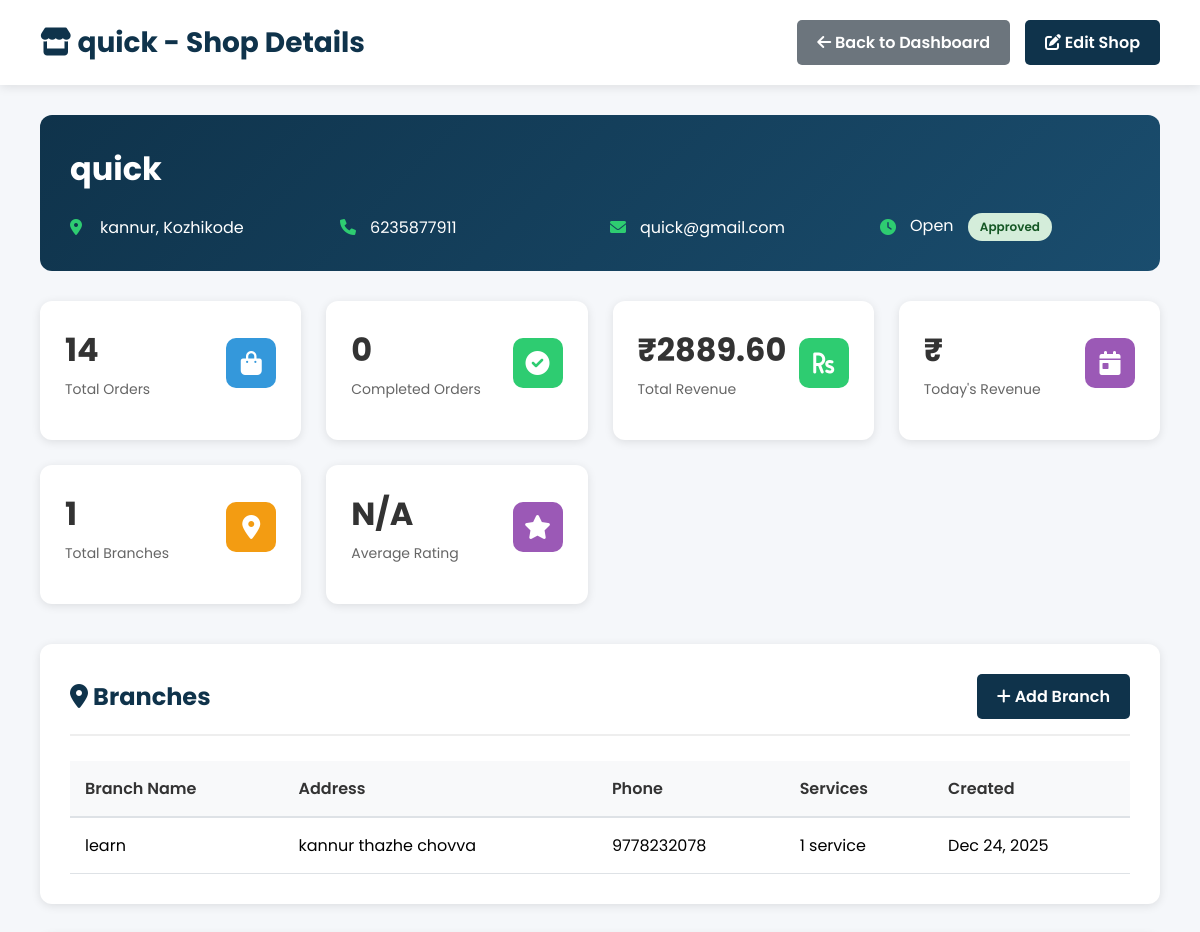
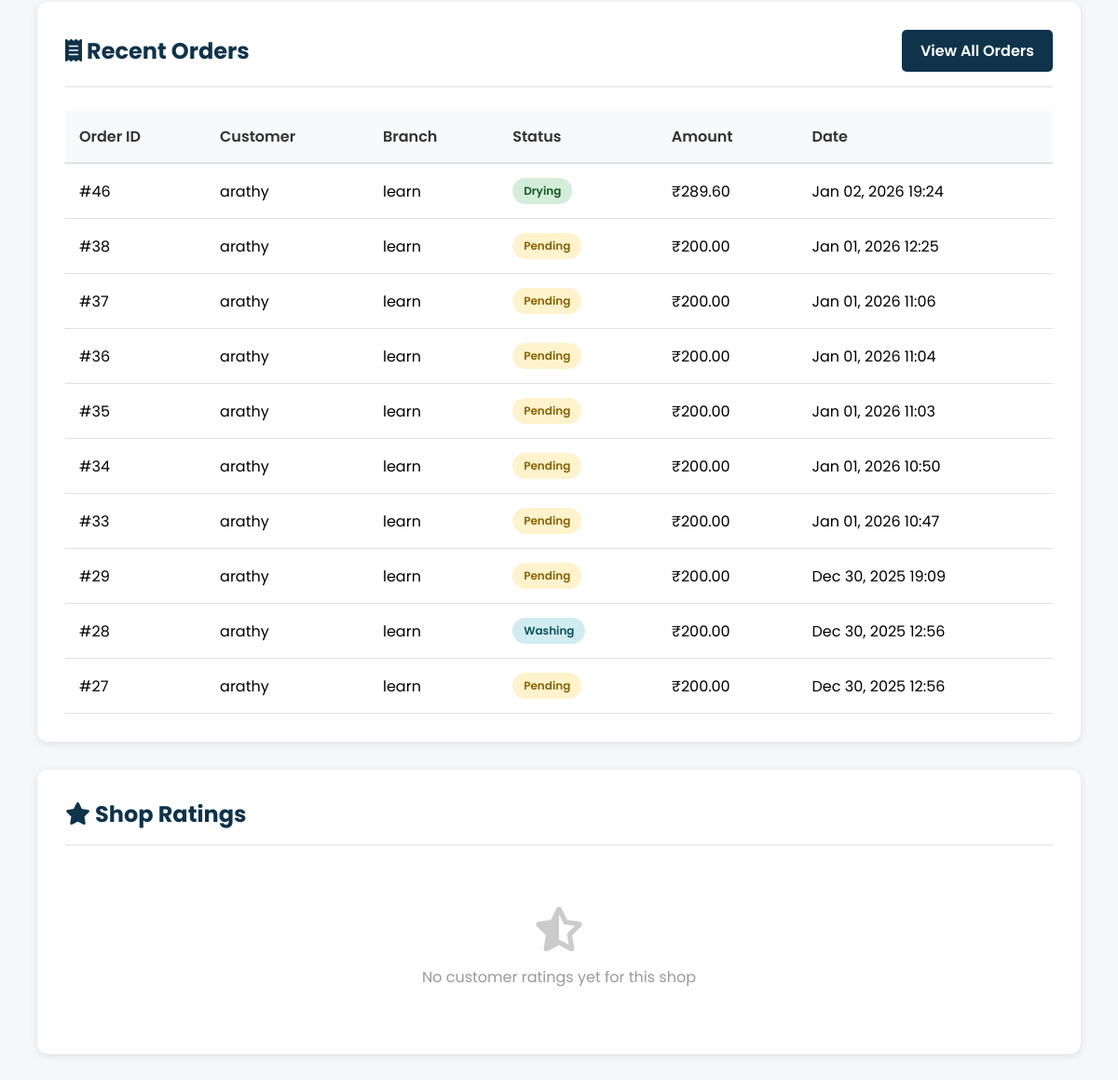
The app's page /admin-panel/shop/4/ (signed in), older data (2 pictures, top to bottom).
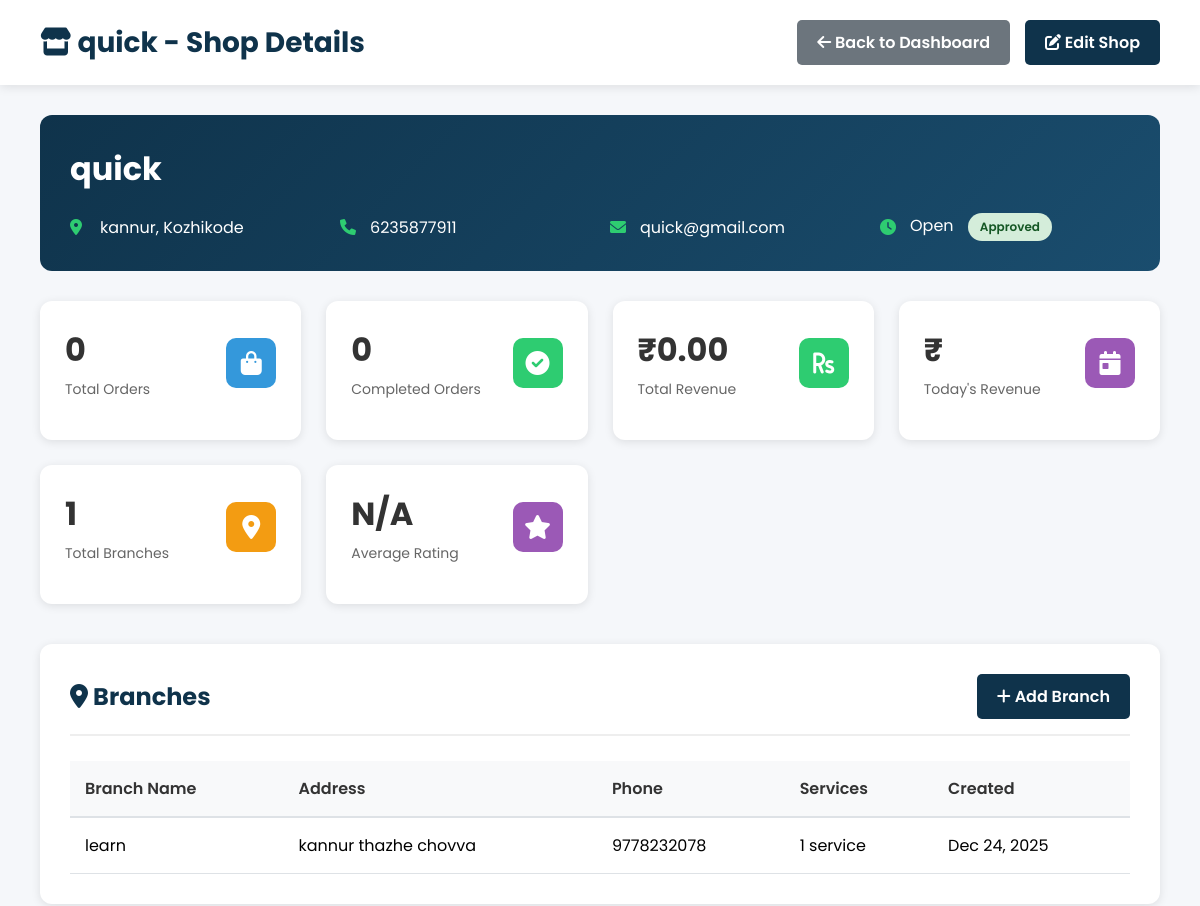
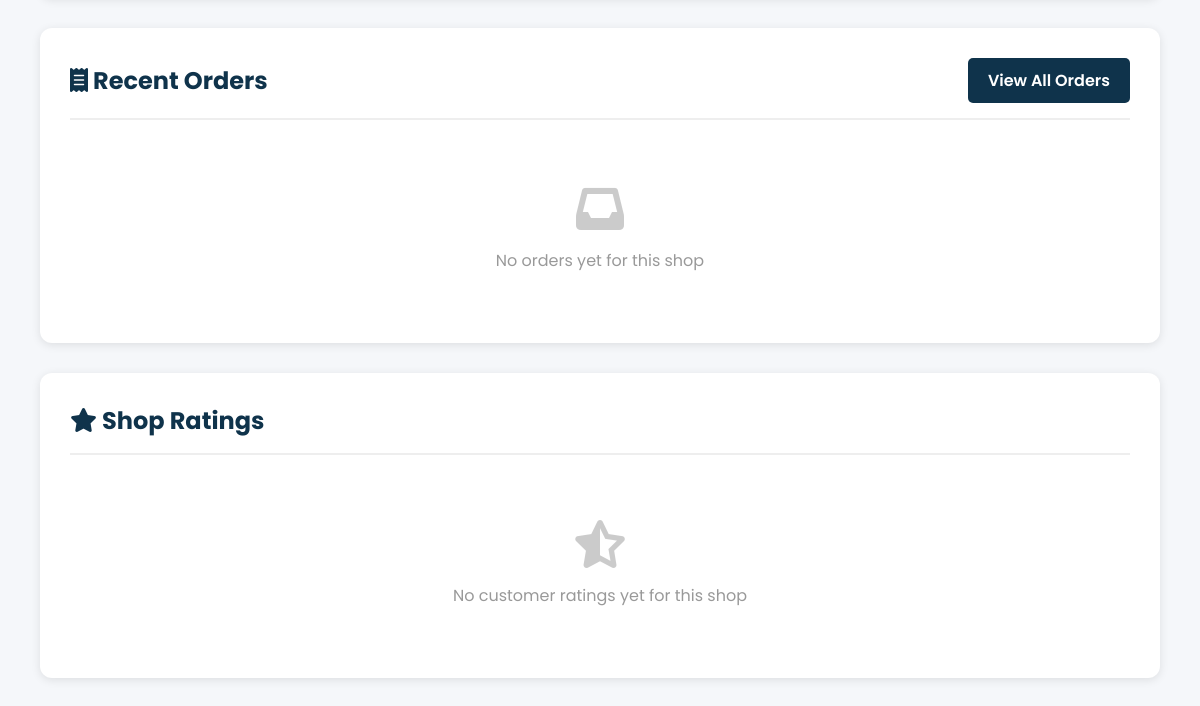
The same page, newer data (2 pictures, top to bottom).
### shop/models.py (models this page shows, shortened)
class Branch(models.Model):
    shop = models.ForeignKey(LaundryShop, on_delete=models.CASCADE, related_name='branches')
    name = models.CharField(max_length=100)
    address = models.TextField()
    phone = models.CharField(max_length=15, blank=True)
    created_at = models.DateTimeField(default=timezone.now)
    class Meta:
        unique_together = ('shop', 'name')

class Order(models.Model):
    STATUS_CHOICES = [
        ('Pending', 'Pending'),
        ('Pickup', 'Pickup'),
        ('Washing', 'Washing'),
        ('Drying', 'Drying'),
        ('Ironing', 'Ironing'),
        ('Ready', 'Ready for Pickup'),
        ('Completed', 'Completed'),
    ]
    PAYMENT_CHOICES = [
        ('Pending', 'Pending'),
        ('Completed', 'Completed'),
    ]
    user = models.ForeignKey(User, on_delete=models.CASCADE)
    shop = models.ForeignKey(LaundryShop, on_delete=models.CASCADE)
    branch = models.ForeignKey(Branch, on_delete=models.CASCADE, blank=True, null=True)
    base_amount = models.DecimalField(max_digits=10, decimal_places=2, default=0)
    platform_fee = models.DecimalField(max_digits=10, decimal_places=2, default=0)
    delivery_fee = models.DecimalField(max_digits=10, decimal_places=2, default=0)
    gst_amount = models.DecimalField(max_digits=10, decimal_places=2, default=0)
    amount = models.DecimalField(
        max_digits=10,
        decimal_places=2,
        help_text="Final payable amount (base + fees + GST)"
    )
    cloth_status = models.CharField(
        max_length=20,
        choices=STATUS_CHOICES,
        default='Pending'
    )
    payment_status = models.CharField(
        max_length=20,
        choices=PAYMENT_CHOICES,
        default='Pending'
    )
    pickup_date = models.DateTimeField(blank=True, null=True)
    delivery_date = models.DateTimeField(blank=True, null=True)
    delivery_name = models.CharField(max_length=100, blank=True)
    delivery_address = models.TextField(blank=True)
    delivery_phone = models.CharField(max_length=15, blank=True)
    special_instructions = models.TextField(blank=True)
    created_at = models.DateTimeField(default=timezone.now)
    delay_notified = models.BooleanField(default=False)
    thank_you_sent = models.BooleanField(default=False)
    razorpay_payment_id = models.CharField(max_length=100, blank=True, null=True)
    razorpay_order_id = models.CharField(max_length=100, blank=True, null=True)

### shop/views.py (the view)
# urls.py: path("admin-panel/shop/<int:shop_id>/", views.admin_shop_detail, name="admin_shop_detail"),
@login_required
@user_passes_test(is_staff_user, login_url='login')
def admin_shop_detail(request, shop_id):
    shop = get_object_or_404(LaundryShop, id=shop_id)
    branches = Branch.objects.filter(shop=shop).prefetch_related('services')
    recent_orders = Order.objects.filter(shop=shop).select_related('user', 'branch').order_by('-created_at')[:10]
    total_orders = Order.objects.filter(shop=shop).count()
    completed_orders = Order.objects.filter(shop=shop, cloth_status='Completed').count()
    total_revenue = Order.objects.filter(shop=shop).aggregate(total=Sum('amount'))['total'] or 0
    shop_ratings = ShopRating.objects.filter(shop=shop).select_related('user')
    average_rating = shop_ratings.aggregate(avg=Avg('rating'))['avg'] or 0
    context = {
        'shop': shop,
        'branches': branches,
        'recent_orders': recent_orders,
        'total_orders': total_orders,
        'completed_orders': completed_orders,
        'total_revenue': total_revenue,
        'shop_ratings': shop_ratings,
        'average_rating': average_rating,
    }
    return render(request, 'admin_shop_detail.html', context)

### shop/views.py (called while the page is built)
def is_staff_user(user):
    return user.is_authenticated and (user.is_staff or user.is_superuser)

### shop/templates/admin_shop_detail.html (shortened to what the changed rows need)
{% load static %}
<!DOCTYPE html>
<html lang="en">
<head>
    <link rel="stylesheet" href="https://cdnjs.cloudflare.com/ajax/libs/font-awesome/6.0.0-beta3/css/all.min.css">
</head>
<body>
    <div class="admin-header">
        <h1><i class="fas fa-store"></i> {{ shop.name }} - Shop Details</h1>
    </div>
    <div class="admin-container">
        <div class="shop-info">
            <h1>{{ shop.name }}</h1>
        </div>
        <div class="stats-grid">
            <div class="stat-card">
                <div class="stat-card-header">
                    <div>
                        <div class="stat-card-value">{{ total_orders }}</div>
                        <div class="stat-card-label">Total Orders</div>
                    </div>
                </div>
            </div>
            <div class="stat-card">
                <div class="stat-card-header">
                    <div>
                        <div class="stat-card-value">₹{{ total_revenue|floatformat:2 }}</div>
                        <div class="stat-card-label">Total Revenue</div>
                    </div>
                </div>
            </div>
        </div>
        <div class="dashboard-section">
            <div class="section-header">
                <h2><i class="fas fa-map-marker-alt"></i> Branches</h2>
            </div>
            {% if branches %}
                <table class="data-table">
                    <thead>
                        <tr>
                            <th>Branch Name</th>
                            <th>Address</th>
                            <th>Phone</th>
                            <th>Services</th>
                            <th>Created</th>
                        </tr>
                    </thead>
                    <tbody>
                        {% for branch in branches %}
                        <tr>
                            <td>{{ branch.name }}</td>
                            <td>{{ branch.address|truncatechars:40 }}</td>
                            <td>{{ branch.phone|default:"N/A" }}</td>
                            <td>
                                {% if branch.services.all %}
                                    {{ branch.services.count }} service{{ branch.services.count|pluralize }}
                                {% else %}
                                    <span class="status-badge status-pending">No Services</span>
                                {% endif %}
                            </td>
                            <td>{{ branch.created_at|date:"M d, Y" }}</td>
                        </tr>
                        {% endfor %}
                    </tbody>
                </table>
            {% else %}
                <div class="empty-state">
                    <i class="fas fa-map-marker-alt"></i>
                    <p>No branches found for this shop</p>
                </div>
            {% endif %}
        </div>
        <div class="dashboard-section">
            <div class="section-header">
                <h2><i class="fas fa-receipt"></i> Recent Orders</h2>
            </div>
            {% if recent_orders %}
                <table class="data-table">
                    <thead>
                        <tr>
                            <th>Order ID</th>
                            <th>Customer</th>
                            <th>Branch</th>
                            <th>Status</th>
                            <th>Amount</th>
                            <th>Date</th>
                        </tr>
                    </thead>
                    <tbody>
                        {% for order in recent_orders %}
                        <tr>
                            <td>#{{ order.id }}</td>
                            <td>{{ order.user.username }}</td>
                            <td>{{ order.branch.name|default:"Main Branch" }}</td>
                            <td>
                                <span class="status-badge status-{{ order.cloth_status|lower }}">{{ order.cloth_status }}</span>
                            </td>
                            <td>₹{{ order.amount|floatformat:2 }}</td>
                            <td>{{ order.created_at|date:"M d, Y H:i" }}</td>
                        </tr>
                        {% endfor %}
                    </tbody>
                </table>
            {% else %}
                <div class="empty-state">
                    <i class="fas fa-inbox"></i>
                    <p>No orders yet for this shop</p>
                </div>
            {% endif %}
        </div>
        <div class="dashboard-section">
            <div class="section-header">
                <h2><i class="fas fa-star"></i> Shop Ratings</h2>
            </div>
        </div>
    </div>
</body>
</html>

Row changes from the older to the newer data that the page shows:
removed Order: id "46", user.username "arathy", branch.name "learn", cloth_status "Drying", amount "289.60", created_at "Jan 02, 2026 19:24"
removed Order: id "38", user.username "arathy", branch.name "learn", cloth_status "Pending", amount "200.00", created_at "Jan 01, 2026 12:25"
removed Order: id "37", user.username "arathy", branch.name "learn", cloth_status "Pending", amount "200.00", created_at "Jan 01, 2026 11:06"
removed Order: id "36", user.username "arathy", branch.name "learn", cloth_status "Pending", amount "200.00", created_at "Jan 01, 2026 11:04"
removed Order: id "35", user.username "arathy", branch.name "learn", cloth_status "Pending", amount "200.00", created_at "Jan 01, 2026 11:03"
removed Order: id "34", user.username "arathy", branch.name "learn", cloth_status "Pending", amount "200.00", created_at "Jan 01, 2026 10:50"
removed Order: id "33", user.username "arathy", branch.name "learn", cloth_status "Pending", amount "200.00", created_at "Jan 01, 2026 10:47"
removed Order: id "29", user.username "arathy", branch.name "learn", cloth_status "Pending", amount "200.00", created_at "Dec 30, 2025 19:09"
removed Order: id "28", user.username "arathy", branch.name "learn", cloth_status "Washing", amount "200.00", created_at "Dec 30, 2025 12:56"
removed Order: id "27", user.username "arathy", branch.name "learn", cloth_status "Pending", amount "200.00", created_at "Dec 30, 2025 12:56"
Text that changed along with them:
{{ total_orders }}: "14" → "0"
{{ total_revenue|floatformat:2 }}: "2889.60" → "0.00"
text no longer shown: "Order ID Customer Branch Status Amount Date"
text now shown: "No orders yet for this shop"
